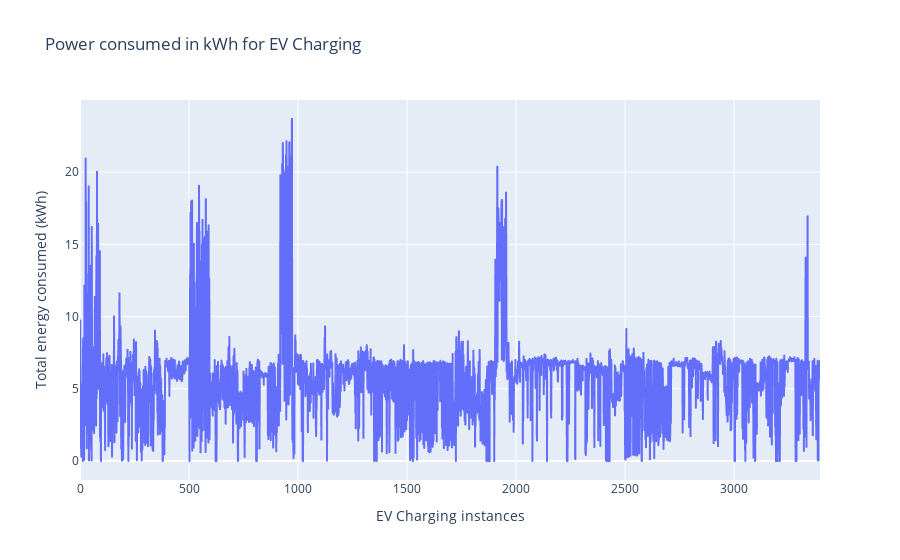

Source (notebook cell):
### Code cell
fig = px.line(df, 
              x="Events", 
              y="kwhTotal",
              labels = {"Events" : "EV Charging instances", "kwhTotal" : "Total energy consumed (kWh)"},
              title='Power consumed in kWh for EV Charging')
fig.show()

### Figure 1 — Plotly figure (JSON) as saved in the notebook; plotly's stock layout.template omitted (floating-point values rounded to 4 significant figures; data arrays with more than 128 entries replaced by an {"elided": "..."} marker saying what was removed)
{"data": [{"hovertemplate": "EV Charging instances=%{x}<br>Total energy consumed (kWh)=%{y}<extra></extra>", "legendgroup": "", "line": {"color": "#636efa", "dash": "solid"}, "marker": {"symbol": "circle"}, "mode": "lines", "name": "", "showlegend": false, "type": "scattergl", "x": {"elided": "3395 int values"}, "xaxis": "x", "y": {"elided": "3395 float values"}, "yaxis": "y"}], "layout": {"autosize": true, "legend": {"tracegroupgap": 0}, "title": {"text": "Power consumed in kWh for EV Charging"}, "xaxis": {"anchor": "y", "autorange": true, "domain": [0, 1], "range": [0, 3394], "title": {"text": "EV Charging instances"}, "type": "linear"}, "yaxis": {"anchor": "x", "autorange": true, "domain": [0, 1], "range": [-1.316, 25.0], "title": {"text": "Total energy consumed (kWh)"}, "type": "linear"}}}
